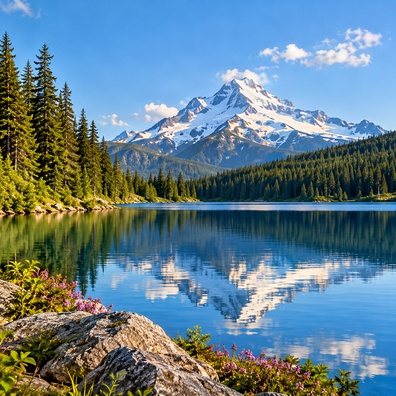
#> input picture Lab_Activity_6_K_Means_Clustering/landscape_396x396.jpg, 396 x 396 px, found by its file name
$ jupyter execute LabActivity6.2.ipynb
#> lines starting #> are read from the running program, lines starting #| are printed output that depends on the picture
**MACHINE LEARNING 23CSE301 LAB ACTIVITY 10 — K-MEANS CLUSTERING**

**Exercise 2:** Using K-Means clustering, compress any image of size 396 x 396 x 3.

**Approach:** Every pixel of a 396 x 396 colour image is a point in 3-D colour space (R, G, B). K-Means groups the ~157,000 pixels into *K* colour clusters, and each pixel is then replaced by the centroid colour of its cluster. The compressed image therefore needs only *K* distinct colours instead of up to 16.7 million.

**Image used:** Any image can be used. Set `image_path` below to your own file;

### Importing Required Libraries

[cell 1]
import os
import numpy as np
import matplotlib.pyplot as plt
from PIL import Image
from sklearn.cluster import KMeans
from sklearn.datasets import load_sample_image
from sklearn.metrics import mean_squared_error

### Generating (Reading) the Image

Set `image_path` to your own image (for Colab, upload it first). The image is converted to RGB and resized to exactly 396 x 396.

[cell 2]
image_path = r'E:\OneDrive - Amrita Vishwa Vidyapeetham- Chennai Campus\5th Semester\ML\ML Lab Activity\Activity 6\landscape_396x396.jpg'   # <-- change this to your own image file name

img = Image.open(image_path).convert('RGB')
#> img is the input picture: PIL image 396x396 RGB; mean R, G, B 99.5, 127.5, 141
print('Loaded user image :', image_path)
img = img.resize((396, 396))
image = np.array(img)

print('Image shape :', image.shape)
#| Image shape : (396, 396, 3)
plt.imshow(image)
plt.title('Original Image (396 x 396 x 3)')
plt.axis('off')
plt.show()

### Checking the Image Properties

[cell 3]
print('Shape            :', image.shape)
#| Shape            : (396, 396, 3)
print('Data type        :', image.dtype)
#| Data type        : uint8
print('Pixel value range:', image.min(), 'to', image.max())
#| Pixel value range: 0 to 255
print('Total pixels     :', image.shape[0] * image.shape[1])
#| Total pixels     : 156816
print('Unique colours   :', len(np.unique(image.reshape(-1, 3), axis=0)))
#| Unique colours   : 86446

### Pre-processing: Reshaping the Image into Pixel Data

The image (396, 396, 3) is flattened into a 2-D array of shape (396 x 396, 3) = (156816, 3). Each row is one pixel with its R, G, B values. Values are scaled to the range 0–1.

[cell 4]
x = image.reshape(-1, 3) / 255.0
print('Reshaped data shape :', x.shape)
#| Reshaped data shape : (156816, 3)

### Number of Clusters (K) via Elbow Method

The elbow method is run on a random sample of pixels to keep it fast.

[cell 5]
rng = np.random.RandomState(42)
sample_idx = rng.choice(x.shape[0], 10000, replace=False)
x_sample = x[sample_idx]

wcss = []
for i in range(1, 11):
    km = KMeans(n_clusters=i, init='k-means++', random_state=21, n_init=10)
    km.fit(x_sample)
    wcss.append(km.inertia_)
#> after the loop, wcss = [2105, 797, 584.6, 417.1, 294.3, 249.5, 209.6, 182.8, 162.3, 146]

plt.plot(range(1, 11), wcss, marker='o')
plt.title('WCSS via Elbow method')
plt.xlabel('Number of clusters:')
plt.ylabel('WCSS Value')
plt.show()
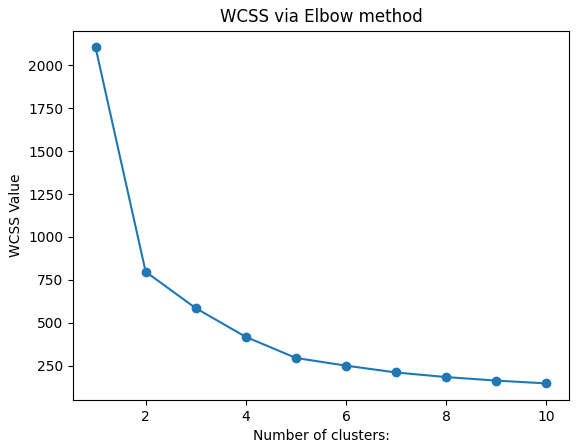
#> figure drawn by matplotlib, 1 panel; curve peaks at x = 1, y = 2105

### K-Means Clustering Training (K = 16 colours)

The model is trained on all pixels. `fit_predict` returns the cluster label of every pixel, and `cluster_centers_` holds the K representative colours.

[cell 6]
K = 16
model = KMeans(n_clusters=K, init='k-means++', random_state=42, n_init=10)
labels = model.fit_predict(x)

print('labels shape :', labels.shape)
#| labels shape : (156816,)
print('labels       :', labels)
#> (printed output is left out)
print('\nCluster centres (RGB, 0-255):')
print(np.round(model.cluster_centers_ * 255).astype(int))

### Reconstructing the Compressed Image

Each pixel is replaced by the centroid colour of its cluster.

[cell 7]
compressed = model.cluster_centers_[labels]
compressed_image = (compressed * 255).astype(np.uint8).reshape(image.shape)
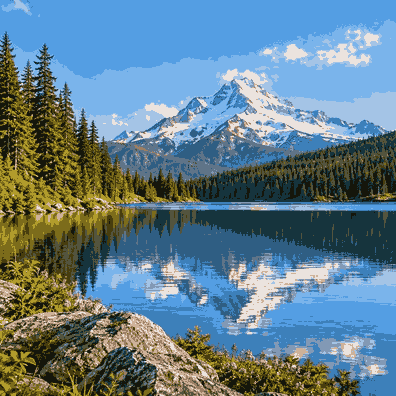
#> compressed_image: shape (396, 396, 3); mean R, G, B 99, 127, 140.4

print('Compressed image shape :', compressed_image.shape)
#| Compressed image shape : (396, 396, 3)
print('Unique colours now     :', len(np.unique(compressed_image.reshape(-1, 3), axis=0)))
#| Unique colours now     : 16

### Comparing the Original and Compressed Image

[cell 8]
fig, ax = plt.subplots(1, 2, figsize=(12, 6))
ax[0].imshow(image)
ax[0].set_title('Original Image (up to 16.7 million colours)')
ax[0].axis('off')
ax[1].imshow(compressed_image)
ax[1].set_title(f'Compressed Image (K = {K} colours)')
ax[1].axis('off')
plt.tight_layout()
plt.show()
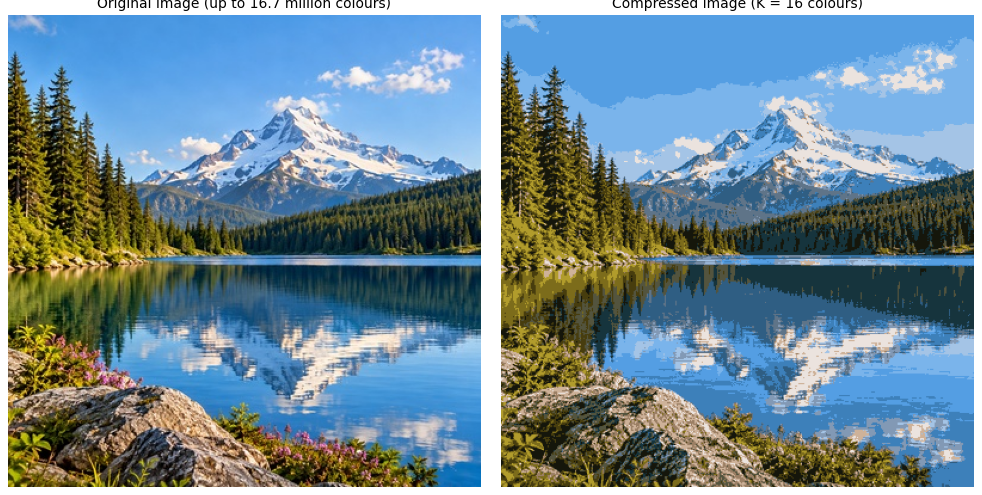
#> figure drawn by matplotlib, 2 panels

### Evaluation: Compression Ratio and Error

[cell 9]
mse = mean_squared_error(image.reshape(-1, 3), compressed_image.reshape(-1, 3))
#> mse = 197.7
psnr = 10 * np.log10((255 ** 2) / mse)
#> psnr = 25.17

original_bits = image.shape[0] * image.shape[1] * 24
#> original_bits = 3763584
bits_per_label = int(np.ceil(np.log2(K)))
compressed_bits = image.shape[0] * image.shape[1] * bits_per_label + K * 24
#> compressed_bits = 627648

print('Mean Squared Error (MSE) :', round(mse, 2))
#| Mean Squared Error (MSE) : 197.65
print('PSNR                     :', round(psnr, 2), 'dB')
#| PSNR                     : 25.17 dB
print('Original size            :', original_bits // 8, 'bytes')
#| Original size            : 470448 bytes
print('Compressed size          :', compressed_bits // 8, 'bytes')
#| Compressed size          : 78456 bytes
print('Compression ratio        :', round(original_bits / compressed_bits, 2), ': 1')
#| Compression ratio        : 6.0 : 1

### Effect of Different Values of K

[cell 10]
k_values = [2, 4, 8, 16, 32]
fig, ax = plt.subplots(1, len(k_values) + 1, figsize=(20, 4))
ax[0].imshow(image)
ax[0].set_title('Original')
ax[0].axis('off')

for i, k in enumerate(k_values, start=1):
    m = KMeans(n_clusters=k, init='k-means++', random_state=42, n_init=4)
    lab = m.fit_predict(x)
    img_k = (m.cluster_centers_[lab] * 255).astype(np.uint8).reshape(image.shape)
    ax[i].imshow(img_k)
    ax[i].set_title(f'K = {k}')
    ax[i].axis('off')
#> this loop made 5 passes
#> pass 1, `img_k = (m.cluster_centers_[lab] * 255).astype(np.uint8).reshape(image..`:
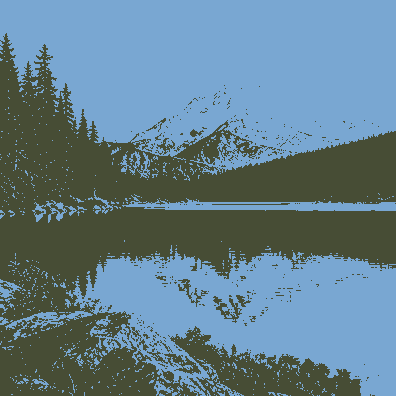
#> img_k: shape (396, 396, 3); mean R, G, B 98.8, 127.1, 140.4
#> pass 2, `img_k = (m.cluster_centers_[lab] * 255).astype(np.uint8).reshape(image..`:
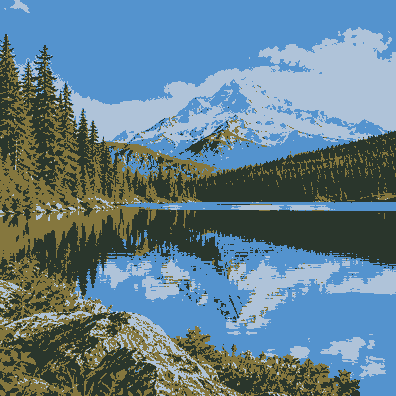
#> img_k: shape (396, 396, 3); mean R, G, B 98.7, 126.7, 140.4
#> pass 3, `img_k = (m.cluster_centers_[lab] * 255).astype(np.uint8).reshape(image..`:
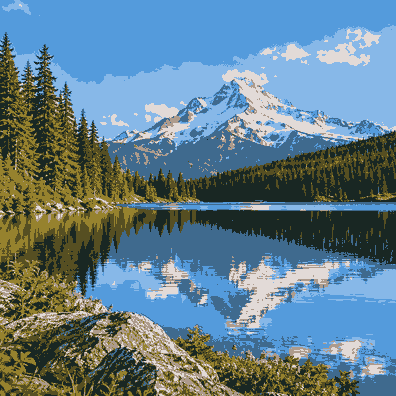
#> img_k: shape (396, 396, 3); mean R, G, B 99, 127, 140.4

plt.tight_layout()
plt.show()
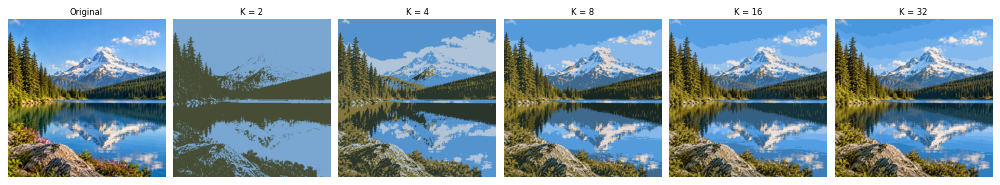
#> figure drawn by matplotlib, 6 panels
